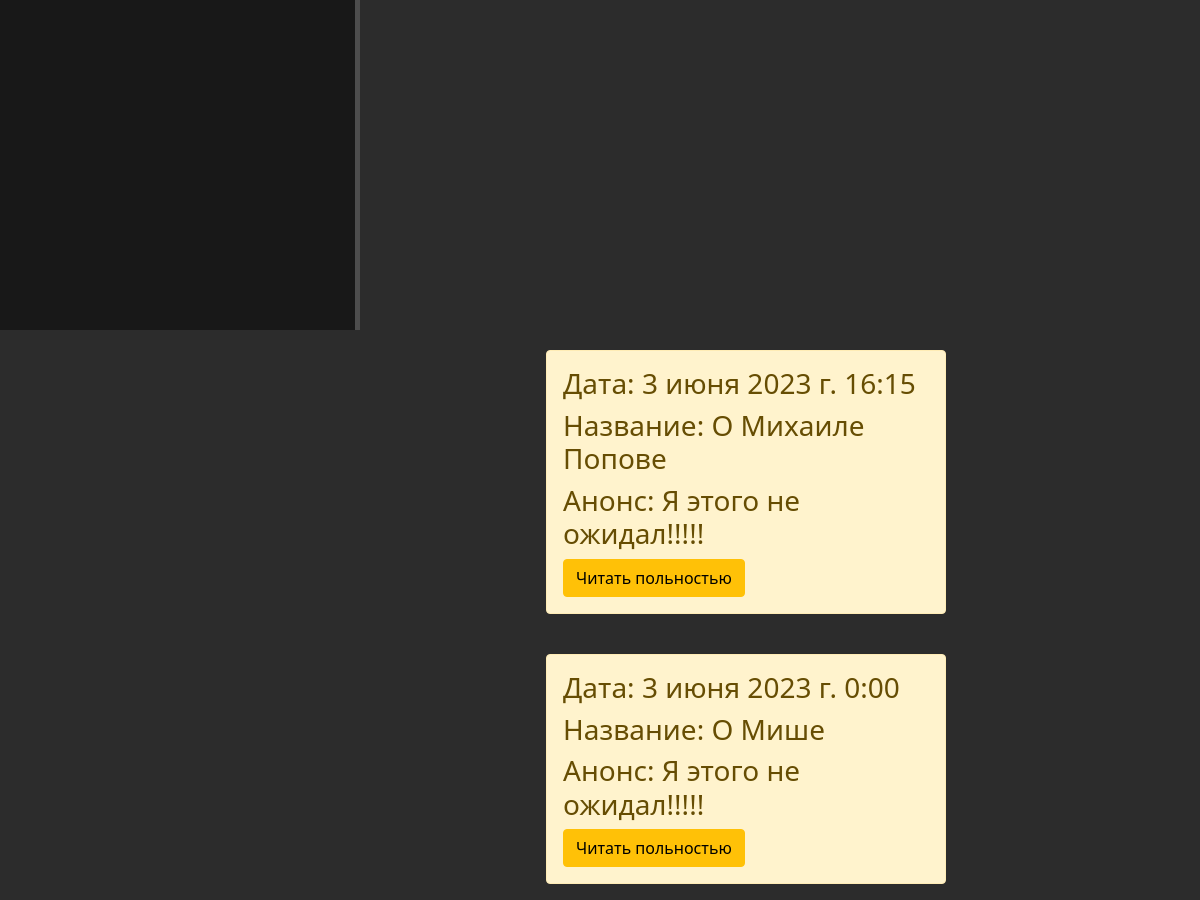
The page /news/ (middle part) on the database as committed earlier.
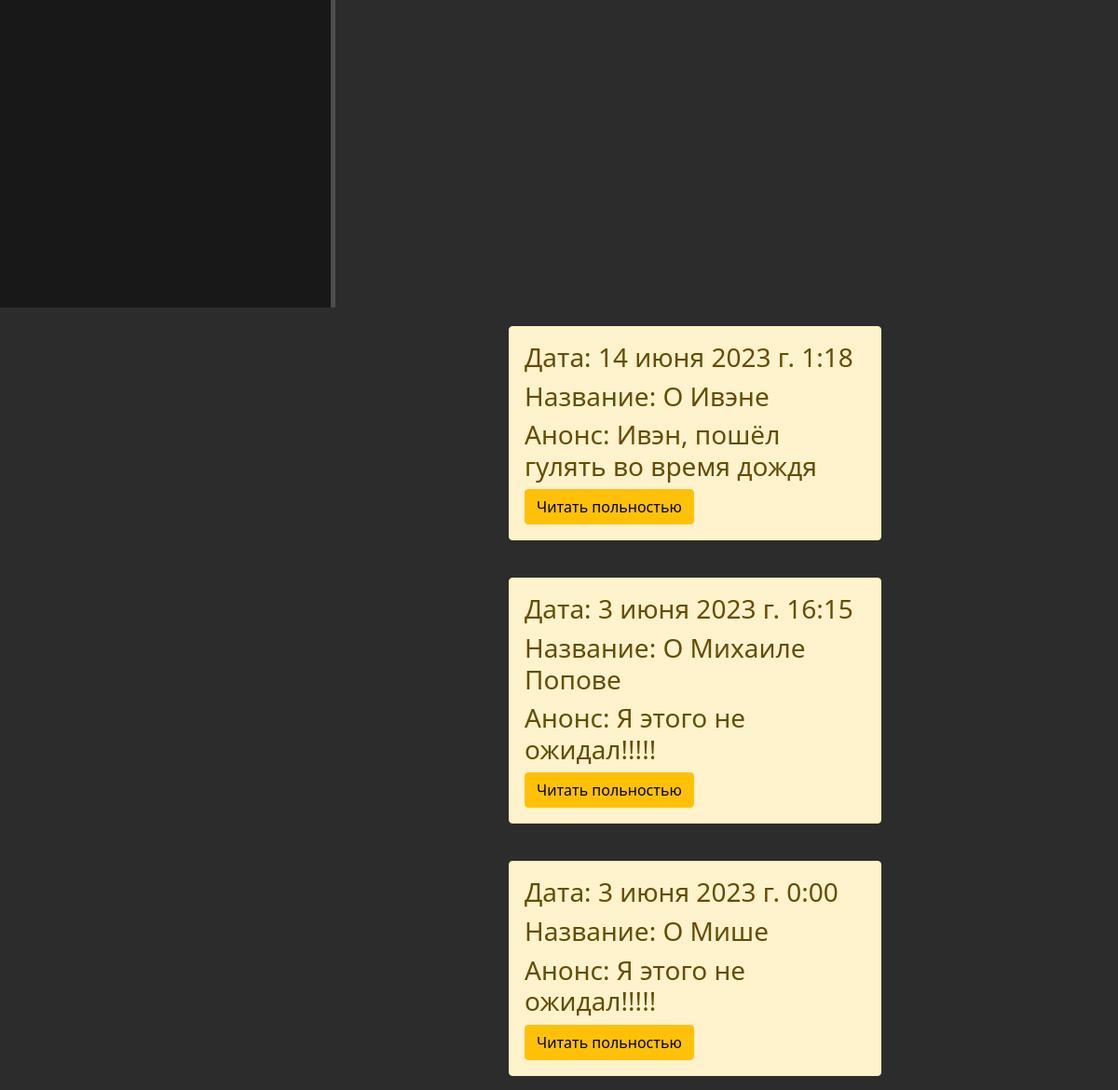
The same page on the database as committed later.
### news/models.py (models this page shows, shortened)
class Articles(models.Model):
    title = models.CharField('Название', max_length=50)
    anons = models.CharField('Анонс', max_length=250)
    text = models.TextField('Текст')
    date = models.DateTimeField('Дата и время')
    class Meta:
        verbose_name = 'Новость'
        verbose_name_plural = 'Новости'

### news/views.py (the view)
# urls.py: path('', views.news_home, name='news_home'),
def news_home(request):
    news = Articles.objects.order_by(
        '-date')  # order_by[:1] - функция, осуществляющая сортировку по заданному параметру(по полям в таблице), в квадратных скобка указывается кол-во записей
    return render(request, 'news/news.html', {'news': news})

### news/templates/news/news.html (shortened to what this page needs)
{% extends 'main/layout.html' %}
{% block content %}
    <div class="features">
    {% if news %}
        {% for elem in news %}
            <div class="alert alert-warning">
                <h3>Дата: {{elem.date}}</h3>
                <h3>Название: {{elem.title}}</h3>
                <h3>Анонс: {{elem.anons}}</h3>
                <a href="{% url 'news-details' elem.id %}" class="btn btn-warning">Читать польностью</a>
            </div>
        {% endfor %}
    {% else %}
        <p> Актуальные новости отсутствуют </p>
    {% endif %}
   </div>
{% endblock %}

Rows that differ between the two databases and show on the page:
added Articles: date "14 июня 2023 г. 1:18", title "О Ивэне", anons "Ивэн, пошёл гулять во время дождя"
